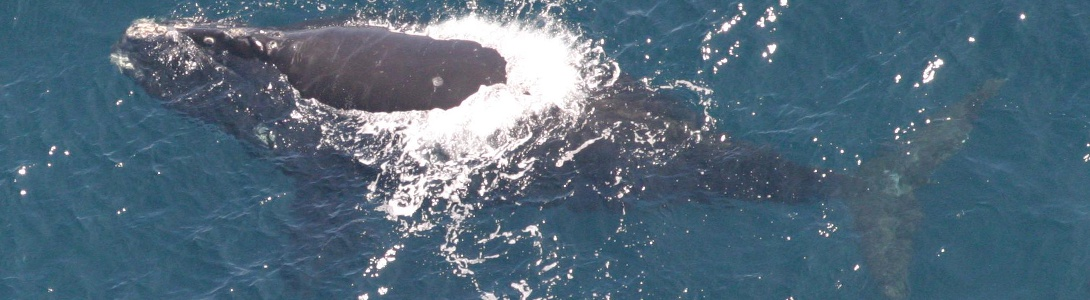
#> input picture images/w_1.jpg-1_whale.jpg, 1090 x 300 px
$ python -i detect_whales.py   (imports and definitions only)   (Python 2 division)   (older library calls are emulated)
#> lines starting #> are read from the running program, lines starting #| are printed output that depends on the picture; after the words box and inside, x2 and y2 are one past the last pixel; in counts of white or black regions, pixels touching at a corner belong together
#> in seg_using_histo, `img = cv2.cvtColor(img_o, cv2.COLOR_RGB2YCrCb)`: img: shape (300, 1090, 3); mean of channels 0, 1, 2 101.1, 114.7, 140.6
__author__ = "visoft"

import os.path as path
import numpy as np
import cv2
import json
import skimage.measure as skmeasure
import skimage.filters.rank as skrank
import pickle
import math


# [21 lines left out: function parse_anlt, not called in this run]


def get_some_edges_ded(img, edge_percent=0.1, low_threshold_ratio=0.8, pre_gauss=None, low_th=10, step=20):
    """
    Gets some edges by specifying the percent of desired strong edges in the image

    :param img:
    :param edge_percent:
    :param low_threshold_ratio:
    :param pre_gauss:
    :return:
    """

    img_size = img.shape[0:2]
    pixel_count = img_size[0] * img_size[1]

    if pre_gauss is not None:
        img = cv2.GaussianBlur(np.copy(img), (0, 0), pre_gauss)

    for th1 in range(255, low_th, -step):
        th2 = th1 * low_threshold_ratio
        edges = cv2.Canny(img, th1, th1, L2gradient=True)
        non_zero_count = float(np.sum(edges != 0))
        non_zero_percent = non_zero_count / pixel_count * 100

        if non_zero_percent >= edge_percent:
            # print "selected th: " + str(th1)
            th2 = th1 * low_threshold_ratio
            edges = cv2.Canny(img, th1, th2, L2gradient=True)
            return edges
    # print "default: " + str(th1)
    th2 = low_th * low_threshold_ratio
    edges = cv2.Canny(img, th1, th2, L2gradient=True)
    return edges


def canny_pyramid(img_bw, sigmas=None, edge_percent=0.1, lowest_th=10):
    """
    Used by edge similarity. Pull out sigmas if needed

    :param img_bw:
    :return:
    """

    if sigmas is None:
        sigmas = [2, 2.5, 3, 4, 5]
    N = len(sigmas)
    results = []
    for k in range(N):
        edge = get_some_edges_ded(img_bw, edge_percent, 0.5, pre_gauss=sigmas[k], low_th=lowest_th)
        results.append(np.copy(edge))

    return results


def get_edge_correlation(img_gray, show):
    """
    Maybe as a feature in a classifier. But not good to separate whales


    :param img_gray:
    :param show:
    :return:
    """
#> called with show = False
    RW = 70
    RH = 70
    RW_C = img_gray.shape[1] / RW
#> RW_C = 15
    RH_C = img_gray.shape[0] / RH
#> RH_C = 4
    gray_dim = 500
    gray_fx = float(gray_dim) / img_gray.shape[1]
#> gray_fx = 0.459
    gray_res = cv2.resize(img_gray, (gray_dim, int(img_gray.shape[0] * gray_fx)))

    canny_pyr = canny_pyramid(img_gray, [0.5, 2, 2.5, 3, 4, 5, 8, 15], edge_percent=0.1, lowest_th=30)
#> the loop in canny_pyramid, `for k in range(N):` made 8 passes
#> pass 1, in canny_pyramid, `edge = get_some_edges_ded(img_bw, edge_percent, 0.5, pre_gauss=sigmas[..`:
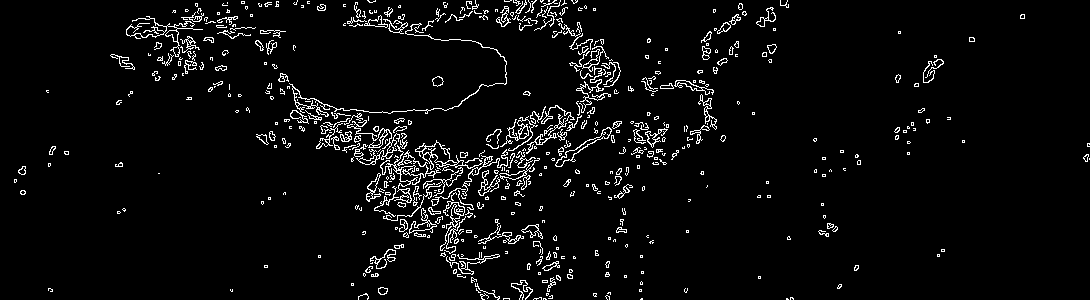
#> edge: shape (300, 1090); 4.4% white in thin lines or dots
#> after the loop in canny_pyramid, `for k in range(N):`: results = 8 items
#> canny_pyr = 8 items
    N = len(canny_pyr)
#> N = 8
    NP = img_gray.shape[1] * img_gray.shape[0]
#> NP = 327000
    NP_small = RW * RH

    orient_pyr = []

    gradX = cv2.Sobel(img_gray, cv2.CV_32F, 1, 0, ksize=5)
    gradY = cv2.Sobel(img_gray, cv2.CV_32F, 0, 1, ksize=5)
    _, orient = cv2.cartToPolar(gradX, gradY, angleInDegrees=True)
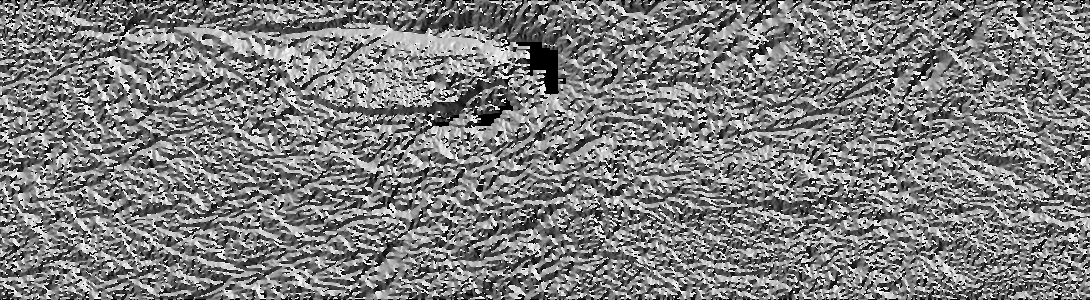
#> orient: shape (300, 1090) float32; min 0, max 360, mean 178.1; drawn with min black and max white

    hist_list = []
    for i in range(N):
        img_to_comp = orient[canny_pyr[i] > 0]
        h = cv2.calcHist([img_to_comp], [0], None, [16], [0, 360])
        h = h / NP
        hist_list.append(h)
#> this loop made 8 passes
#> h on pass 8: [0, 0, 0, 0, 0, 0, 0, 0, 0, 0, 0, 0, 0, 0, 0, 0]
#> after the loop, hist_list = 8 items
        # if show:
        #     cv2.imshow("Canny for level " + str(i),cv2.resize(canny_pyr[i],(0,0),fx=0.2,fy=0.2))
    big_hist = np.vstack(hist_list).astype(np.float32)
#> big_hist = 128 values, max 0.0035 at index 10, min 0 at index 112, mean 0.000537

    correlation = np.zeros((RH_C, RW_C), np.float64)
    for r in range(RH_C):
        for c in range(RW_C):
            sm_hist_list = []
            for i in range(N):
                suborient = orient[r * RW:(r + 1) * RW, c * RH:(c + 1) * RH]
                subcanny = canny_pyr[i][r * RW:(r + 1) * RW, c * RH:(c + 1) * RH]
                subimg = suborient[subcanny > 0]
                h = cv2.calcHist([subimg], [0], None, [16], [0, 360])
                h = h / NP_small
                sm_hist_list.append(h)
            sm_hist = np.vstack(sm_hist_list).astype(np.float32)
            corr = cv2.compareHist(big_hist, sm_hist, cv2.HISTCMP_CHISQR_ALT)
            correlation[r, c] = corr

    correlation = correlation - np.min(correlation)
    correlation /= np.max(correlation)

    corr_sc_1 = cv2.resize(correlation, (int(RW * RW_C * gray_fx), int(RH * RH_C * gray_fx)))
    corr_sc = np.zeros((gray_res.shape[0], gray_res.shape[1]))
#> corr_sc: shape (137, 500) float64; every value is 0
    corr_sc[0:corr_sc_1.shape[0], 0:corr_sc_1.shape[1]] = corr_sc_1
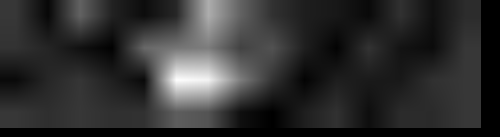
#> corr_sc: shape (137, 500) float64; min 0, max 0.991, mean 0.189

    if show:
        print "Edge corr statistics:"
        print np.mean(correlation)
        print np.min(correlation)
        print np.max(correlation)
        correlation = correlation - np.min(correlation)
        correlation /= np.max(correlation)
        # cv2.imshow("edge corr",cv2.resize(correlation,(0,0),fx=5,fy=5))
        cv2.imshow("edge corr", corr_sc)

    return corr_sc


def get_histo_correlation(img, show):
    """
    Pretty good job in separating whales
    The idea is taken from https://github.com/eduardofv/whale_detector
    https://www.kaggle.com/c/noaa-right-whale-recognition/forums/t/17473/finding-the-whale-by-histogram-similarity

    Just histogram is not enough, I also used some edge statistics.

    :param img:
    :param show:
    :return:
    """
#> called with show = False
    img_hist = np.copy(img).astype(np.float)
#> img_hist: shape (300, 1090, 3) float64; mean of channels 0, 1, 2 101.1, 114.7, 140.6
    # This is the key to good detection. Standardize all the histograms
    for k in range(3):
        avg = np.mean(img_hist[:, :, k])
        std = np.std(img_hist[:, :, k])
        img_hist[:, :, k] -= avg
        img_hist[:, :, k] /= std
        img_hist[:, :, k] *= 30
        img_hist[:, :, k] += 128
        img_hist[:, :, k] = np.maximum(img_hist[:, :, k], 0)
        img_hist[:, :, k] = np.minimum(img_hist[:, :, k], 255)
#> this loop made 3 passes
#> (avg, std) on passes 1 to 3: (101.1, 42.81), (114.7, 8.95), (140.6, 5.88)
#> img_hist: shape (300, 1090, 3) float64; mean of channels 0, 1, 2 128, 128, 128
    img_hist = img_hist.astype(np.uint8)
#> img_hist: shape (300, 1090, 3); mean of channels 0, 1, 2 127.5, 127.5, 127.5

    RW = 50
    RH = 50
    RW_C = img.shape[1] / RW
#> RW_C = 21
    RH_C = img.shape[0] / RH
#> RH_C = 6
    NP = img.shape[1] * img.shape[0]
#> NP = 327000
    NP_small = RW * RH

    gray_dim = 500
    gray_fx = float(gray_dim) / img.shape[1]
#> gray_fx = 0.459

    if False:
        prm = ([0, 1, 2], None, [16, 16, 16], [0, 255, 0, 255, 0, 255])
        th_mult = 1.6
    else:
        prm = ([1, 2], None, [16, 16], [0, 255, 0, 255])
        th_mult = 1.4

    gray = img[:, :, 0]
    gray_res = cv2.resize(gray, (gray_dim, int(img.shape[0] * gray_fx)))
    full_hist = cv2.calcHist([img_hist], *prm).astype(np.float32)
    # #create feature vector
    correlation = np.zeros((RH_C, RW_C), np.float64)
    for r in range(RH_C):
        for c in range(RW_C):
            subimg = img_hist[r * RW:(r + 1) * RW, c * RH:(c + 1) * RH, :]
            sub_hist = cv2.calcHist([subimg], *prm).astype(np.float32)
            corr = cv2.compareHist(full_hist, sub_hist, cv2.HISTCMP_CORREL)
            correlation[r, c] = corr
    if show:
        print "Histogram corr stats:"
        print str(np.mean(correlation))
        print np.min(correlation)
        print np.max(correlation)

    # [4 lines of commented-out code are left out]

    corr_sc_1 = cv2.resize(correlation, (int(RW * RW_C * gray_fx), int(RH * RH_C * gray_fx)))
#> corr_sc_1: shape (137, 481) float64
    corr_sc = np.ones((gray_res.shape[0], gray_res.shape[1]))
#> corr_sc: shape (137, 500) float64; every value is 1
    corr_sc[0:corr_sc_1.shape[0], 0:corr_sc_1.shape[1]] = corr_sc_1
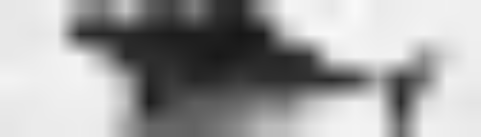
#> corr_sc: shape (137, 500) float64; min 0.0869, max 1, mean 0.647

    return corr_sc, th_mult


def seg_using_histo(img_o, show=False, fname=""):
    """
    Preselect with histo similarity, selection with edge similarity
    https://www.kaggle.com/c/noaa-right-whale-recognition/forums/t/17473/finding-the-whale-by-histogram-similarity

    :param img_o:
    :param show:
    :return:
    """

    img = cv2.cvtColor(img_o, cv2.COLOR_RGB2YCrCb)

    edge_correl = get_edge_correlation(img[:, :, 0], show)
    correlation, th_mult = get_histo_correlation(img, show)
#> th_mult = 1.4

    # process the edge correlation
    edge_correl = (edge_correl * 255).astype(np.uint8)
    e_th_mult = -0.2
    th, _ = cv2.threshold(edge_correl, 0, 1, cv2.THRESH_OTSU)
#> th = 82
    avg_th = np.mean(edge_correl[edge_correl > th])
#> avg_th = 132.1
    std_th = max(np.std(edge_correl[edge_correl > th]), 1)
#> std_th = 41.38
    _, edge_th = cv2.threshold(edge_correl, th + std_th * e_th_mult, 1, cv2.THRESH_BINARY)
#> edge_th: shape (137, 500); values 0 (black) and 1 (white), 17.5% white; 2 white regions, box (x1, y1, x2, y2) and area: (135, 0, 278, 128) 11576, (72, 0, 92, 25) 429
    edge_th = cv2.morphologyEx(edge_th, cv2.MORPH_OPEN, cv2.getStructuringElement(cv2.MORPH_ELLIPSE, (2, 2)),
                               iterations=1)
#> edge_th: shape (137, 500); values 0 (black) and 1 (white), 17.6% white; 2 white regions, box (x1, y1, x2, y2) and area: (136, 0, 279, 129) 11627, (73, 0, 93, 26) 440

    if show:
        print "edge th selected by otsu= " + str(th) + " std of selected pixels= " + str(std_th)
        cv2.imshow("edge corr th", edge_th * 255)

    # #  not good
    # #multiply and store result
    # corr_mult = np.multiply(edge_correl,correlation)
    # corr_mult /= np.max(corr_mult)
    # if show:
    #     cv2.imshow("correlation multiplied with edges",corr_mult)


    # process correlation
    corr_sc = np.maximum(correlation, 0)
    corr_sc = 1 - corr_sc
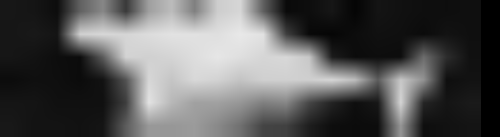
#> corr_sc: shape (137, 500) float64; min 0, max 0.913, mean 0.353
    corr_sc = corr_sc * 255
    corr_sc = corr_sc.astype(np.uint8)
    th, _ = cv2.threshold(corr_sc, 0, 1, cv2.THRESH_OTSU)
#> th = 102
    avg_th = np.mean(corr_sc[corr_sc > th])
#> avg_th = 176.6
    std_th = np.std(corr_sc[corr_sc > th])
#> std_th = 36.31
    _, corr_sc_th = cv2.threshold(corr_sc, th + std_th * th_mult, 1, cv2.THRESH_BINARY)
#> corr_sc_th: shape (137, 500); values 0 (black) and 1 (white), 29% white; 2 white regions, box (x1, y1, x2, y2) and area: (73, 0, 363, 137) 19135, (391, 74, 420, 124) 748
    if show:
        print "Hist corr threshold selected by otsu " + str(th)
        cv2.imshow("correlation raw th", corr_sc_th * 255)
    # Removing small features
    corr_sc_th = cv2.morphologyEx(corr_sc_th, cv2.MORPH_OPEN, cv2.getStructuringElement(cv2.MORPH_ELLIPSE, (5, 5)),
                                  iterations=1)
#> corr_sc_th: shape (137, 500); values 0 (black) and 1 (white), 29% white; 2 white regions, box (x1, y1, x2, y2) and area: (74, 0, 362, 137) 19130, (391, 74, 419, 120) 733
    if show:
        cv2.imshow("correlation open th", corr_sc_th * 255)

    # Joining close patches
    corr_sc_th = cv2.morphologyEx(corr_sc_th, cv2.MORPH_DILATE, cv2.getStructuringElement(cv2.MORPH_ELLIPSE, (2, 2)),
                                  iterations=2)
#> corr_sc_th: shape (137, 500); values 0 (black) and 1 (white), 30.3% white; 2 white regions, box (x1, y1, x2, y2) and area: (74, 0, 364, 137) 19914, (391, 74, 421, 122) 848

    # selecting by edge correlation

    candidate_comp, num_of_comp = skmeasure.label(corr_sc_th, neighbors=8, background=0, return_num=True)
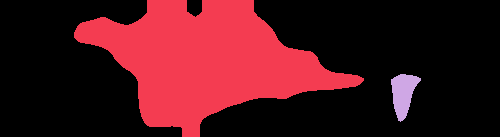
#> candidate_comp: shape (137, 500) int64; 3 distinct labels, from 0 to 2; one colour per label, 0 black
#> num_of_comp = 2
    candidate_comp_to_take = candidate_comp * edge_th
#> candidate_comp_to_take: shape (137, 500) int64; values 0 (black) and 1 (white), 16.3% white; 2 white regions (1 under 20 px), largest, box (x1, y1, x2, y2) and area: (136, 0, 279, 129) 11156
    list_comp_to_take = np.unique(candidate_comp_to_take)
#> list_comp_to_take = [0, 1]
    list_comp_to_take = list_comp_to_take[1:]  # remove -1
#> list_comp_to_take = [1]

    selected_patches = np.zeros(corr_sc_th.shape, np.uint8)
#> selected_patches: shape (137, 500); every value is 0
    for k in list_comp_to_take:
        selected_patches += (candidate_comp == k).astype(np.uint8)
#> this loop made 1 pass

    # fall back procedure. If no patches are selected, return just the correlation pathches

    if np.sum(selected_patches) < 10:
        print "Fallback to histo correlation for " + fname
        selected_patches = corr_sc_th

    result_final = cv2.resize(selected_patches, (img.shape[1], img.shape[0]), interpolation=cv2.INTER_LINEAR)
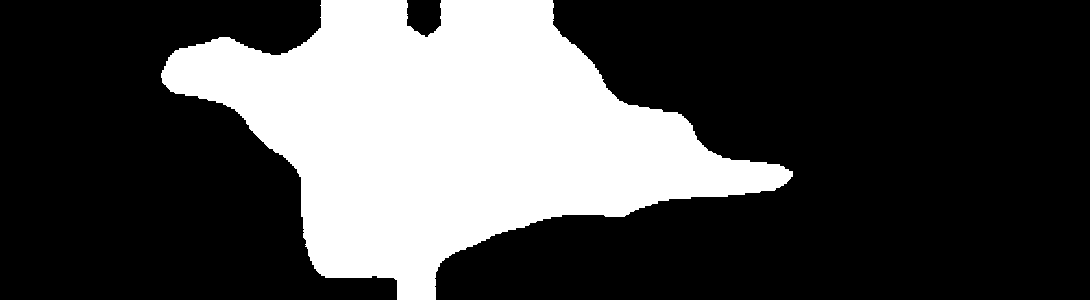
#> result_final: shape (300, 1090); values 0 (black) and 1 (white), 29% white; 1 white region, box (x1, y1, x2, y2) and area: (161, 0, 793, 300) 94910
    result_final = ((result_final > 0.01) * 255).astype(np.uint8)
    if show:
        overlap_patches = corr_sc_th * 128
        overlap_patches = overlap_patches + edge_th * 127
        cv2.imshow("Gray image", cv2.resize(img_o, (corr_sc_th.shape[1], corr_sc_th.shape[0])))
        cv2.imshow("correlation", corr_sc)
        cv2.imshow("correlation thresholded and dilated", corr_sc_th * 255)
        cv2.imshow("Overlapped patches", overlap_patches)
        cv2.imshow("Selected patches by edge histo (final result)", selected_patches * 255)

    return result_final


# [296 lines left out: functions pack_whale_candiates, get_patch_and_texture_features, cut_from_rotated_rect, cut_rotated_img, select_whale_patch_using_ML, select_whale_patch_using_ML_main and 1 more, not called in this run]

>>> import cv2
>>> picture = cv2.cvtColor(cv2.imread('../../images/w_1.jpg-1_whale.jpg'), cv2.COLOR_BGR2RGB)
>>> result = seg_using_histo(picture)

$ run again, on images/w_1004.jpg-1_whale.jpg
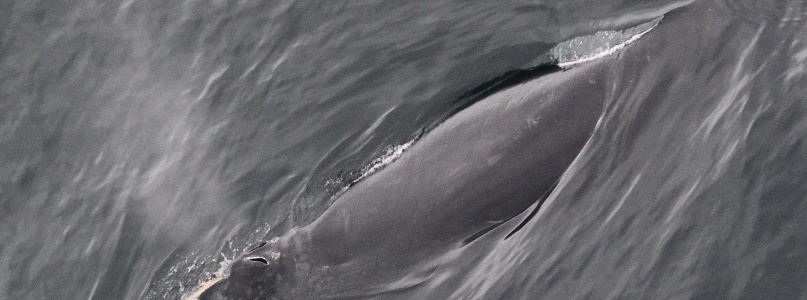
#> input picture images/w_1004.jpg-1_whale.jpg, 807 x 300 px
#> after the loop in canny_pyramid, `for k in range(N):`: results = 8 items
#> N = 8
#> the loop in get_edge_correlation, `for i in range(N):` made 8 passes
#> h on passes 2, 3, 4, 5, 7, 8: [6, 155, 181, 75, 6, 1, 0, 1, 12, 29, 104, 65, 10, 4, 4, 3], [9, 151, 171, 79, 6, 2, 0, 3, 12, 29, 93, 41, 17, 3, 6, 4], [16, 202, 187, 78, 9, 3, 3, 5, 9, 19, 48, 23, 17, 7, 7, 4], [43, 157, 161, 78, 12, 5, 1, 3, 9, 27, 94, 65, 26, 6, 9, 11], [0, 1, 80, 92, 0, 0, 0, 1, 1, 2, 2, 0, 1, 0, 0, 0], [0, 0, 0, 0, 0, 0, 0, 0, 0, 0, 0, 0, 0, 0, 0, 0]
#> after the loop in get_edge_correlation, `for i in range(N):`: hist_list = 8 items
#> big_hist = 128 values, max 0.00271 at index 2, min 0 at index 22, mean 0.0002
#> the loop in get_histo_correlation, `for k in range(3):` made 3 passes
#> (avg, std) on passes 1 to 3: (105.9, 24.04), (127.9, 1.2), (129.6, 0.683)
#> th_mult = 1.4
#> in seg_using_histo, `th, _ = cv2.threshold(edge_correl, 0, 1, cv2.THRESH_OTSU)`: th = 71
#> in seg_using_histo, `avg_th = np.mean(edge_correl[edge_correl > th])`: avg_th = 123.7
#> in seg_using_histo, `std_th = max(np.std(edge_correl[edge_correl > th]), 1)`: std_th = 38.91
#> in seg_using_histo, `corr_sc = 1 - corr_sc`:
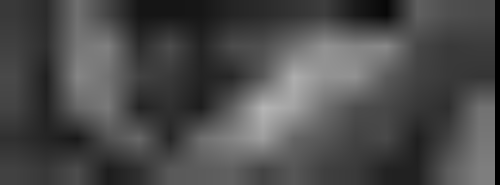
#> corr_sc: shape (185, 500) float64; min 0, max 0.71, mean 0.297
#> in seg_using_histo, `th, _ = cv2.threshold(corr_sc, 0, 1, cv2.THRESH_OTSU)`: th = 85
#> in seg_using_histo, `avg_th = np.mean(corr_sc[corr_sc > th])`: avg_th = 115
#> in seg_using_histo, `std_th = np.std(corr_sc[corr_sc > th])`: std_th = 21.71
#> candidate_comp: shape (185, 500) int64; 4 distinct labels, from 0 to 3
#> num_of_comp = 3
#> candidate_comp_to_take: shape (185, 500) int64; values 0 (black) and 2 (white), 7.5% white; 1 white region, box (x1, y1, x2, y2) and area: (228, 35, 395, 136) 6967
#> in seg_using_histo, `list_comp_to_take = np.unique(candidate_comp_to_take)`: list_comp_to_take = [0, 2]
#> in seg_using_histo, `list_comp_to_take = list_comp_to_take[1:]`: list_comp_to_take = [2]
#> the loop in seg_using_histo, `for k in list_comp_to_take:` made 1 pass
#> in seg_using_histo, `result_final = cv2.resize(selected_patches, (img.shape[1], img.shape[0..`:
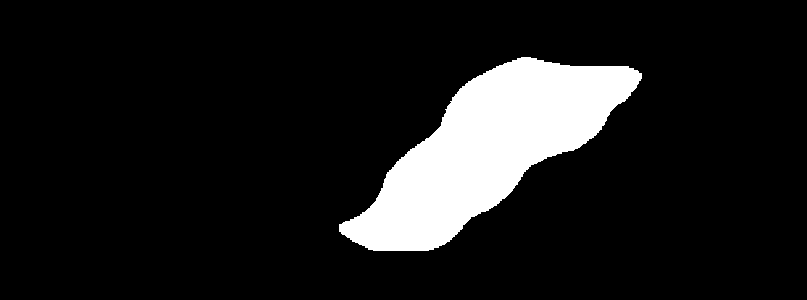
#> result_final: shape (300, 807); values 0 (black) and 1 (white), 11.1% white; 1 white region, box (x1, y1, x2, y2) and area: (339, 57, 642, 251) 26857
